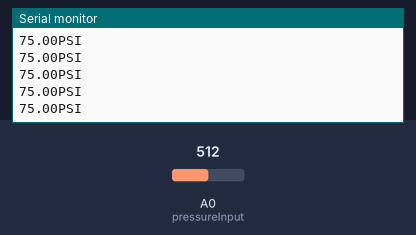
A sketch run on a simulated ESP8266 (NodeMCU). Parts: the last lines printed to the serial monitor. Inputs (shaded band) come from the test bench; at power-on: A0 (pressureInput) = 512. WiFi joins after 1.5 s; servers stay silent unless stated.

Above: at 3.0 s.
3.1 s: A0 (pressureInput) set to 716
At 3.49 s:
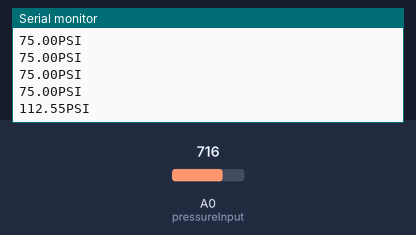
4.6 s: A0 (pressureInput) set to 900
At 4.75 s:
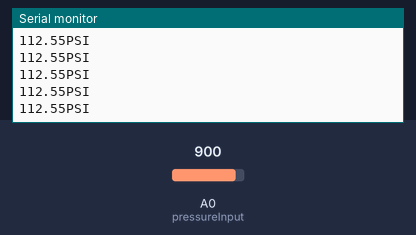
Timing chart, 0 to 7.6 s (numbered marks = the images above; inputs shaded):
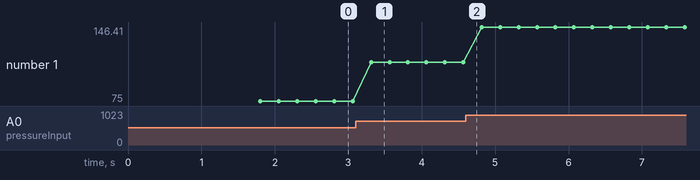

The sketch:

Pressure_Transducer_Blynk_Wifi.ino
```cpp
// Author: Michael Tuskan
// Creation Date: 08-30-2022
// Program Function: HPA Pressure Transducer Sensor

// Template ID, Device Name and Auth Token are provided by the Blynk.Cloud
// See the Device Info tab, or Template settings
#define BLYNK_TEMPLATE_ID  "TMPLM4LKi4fO"
#define BLYNK_DEVICE_NAME  "HPA Pressure Transducer Sensor"
#define BLYNK_AUTH_TOKEN   "AaLfWtnPxhns_ri-qd2_bAGwiDpYeba2"


// Comment this out to disable prints and save space
#define BLYNK_PRINT Serial


#include <ESP8266WiFi.h>
#include <BlynkSimpleEsp8266.h>

char auth[] = BLYNK_AUTH_TOKEN;

// Your WiFi credentials.
// Set password to "" for open networks.
char ssid[] = "CenturyLink2043";
char pass[] = "td5q2qix87hs6u";

#define VPIN_CURRENT_PRESSURE  V4
#define VPIN_PRESSURE_ALERT    V5

const double    pressureInput        = A0;      // Analog Output Channel
const double    pressureZero         = 104.5;   // 0.32 Volts (Actual low voltage level) = 0.0 +-0.2  (went UP from 104.5)
const double    pressureMax          = 919.5;   // 4.5 Volts
const double    pressureTransMaxPsi  = 150;     // pressure transducer 150PSI MAX output
const double    sensorReadDelay      = 250;     //
double          pressureValue        = 0;       // PSI value of current pressure of system
String          overPressureAlert;
String          underPressureAlert;
boolean         overAlertCounter;
boolean         underAlertCounter;
BlynkTimer      timer;

// RESET function
// This function is called every time the Virtual Pin 0 state changes
BLYNK_WRITE(V0)
{
  // Set incoming value from pin V0 to a variable
  int value = param.asInt();

  // Update state
  Blynk.virtualWrite(V1, value);

  Blynk.virtualWrite(V5, "Normal Operation");
  overAlertCounter = 0;
  underAlertCounter = 0;
}

// This function is called every time the device is connected to the Blynk.Cloud
BLYNK_CONNECTED()
{
  // Change Web Link Button message to "Congratulations!"
//  Blynk.setProperty(V3, "offImageUrl", "https://static-image.nyc3.cdn.digitaloceanspaces.com/general/fte/congratulations.png");
//  Blynk.setProperty(V3, "onImageUrl",  "https://static-image.nyc3.cdn.digitaloceanspaces.com/general/fte/congratulations_pressed.png");
//  Blynk.setProperty(V3, "url", "https://docs.blynk.io/en/getting-started/what-do-i-need-to-blynk/how-quickstart-device-was-made");
}

// This function sends Arduino's uptime every second to Virtual Pin 2.
void myTimerEvent()
{
  // You can send any value at any time.
  // Please don't send more that 10 values per second.
  Blynk.virtualWrite(V2, millis() / 1000);
}

void criticalPressureEvent()
{
  if(overAlertCounter = true){
    Blynk.logEvent("over_pressure_alert");
    overAlertCounter = false;
  }
  if(underAlertCounter = true){
    Blynk.logEvent("under_pressure_alert");
    underAlertCounter = false;
  }
}

void criticalPressureAlert()
{
  if (pressureValue >= 125) {
    Blynk.virtualWrite(V5, overPressureAlert);  //Send alert to Blynk if pressure is over 120 PSI
    overAlertCounter = true;
  } else if (pressureValue <= 80) {
    Blynk.virtualWrite(V5, underPressureAlert);  //Send alert to Blynk if pressure is under 80 PSI
    underAlertCounter = true;
  } else {
    Blynk.virtualWrite(V5, "Normal Operation");  //Send alert to Blynk if pressure
  }
}

void pressureTransducer()
{
  pressureValue = analogRead(pressureInput);
  pressureValue = (((pressureValue - pressureZero) * pressureTransMaxPsi) / (pressureMax - pressureZero));
  Serial.print(pressureValue, 2);
  Serial.println("PSI");
  delay(sensorReadDelay);
}

void setup()
{
  // Debug console
  Serial.begin(115200);
  overPressureAlert              = "PRESSURE OVER 125 PSI!!!";
  underPressureAlert             = "PRESSURE UNDER 80 PSI!!!";
  overAlertCounter               = false;
  underAlertCounter              = false;
  Blynk.begin(auth, ssid, pass);
  // You can also specify server:
  //Blynk.begin(auth, ssid, pass, "blynk.cloud", 80);
  //Blynk.begin(auth, ssid, pass, IPAddress(192,168,1,100), 8080);

  // Setup a function to be called every second
  timer.setInterval(1000L, myTimerEvent);
}

void loop()
{
  Blynk.run();
  timer.run();
  pressureTransducer();
  Blynk.virtualWrite(VPIN_CURRENT_PRESSURE, pressureValue);
  criticalPressureAlert();
  //criticalPressureEvent();
}
```

Measured:
- after the input at 3.1 s, the serial monitor: prints a new line after 0.21 s (image 1)
- plotted number 1: 75 → 112.55 after the input at 3.1 s, 112.55 → 146.41 after the input at 4.6 s
